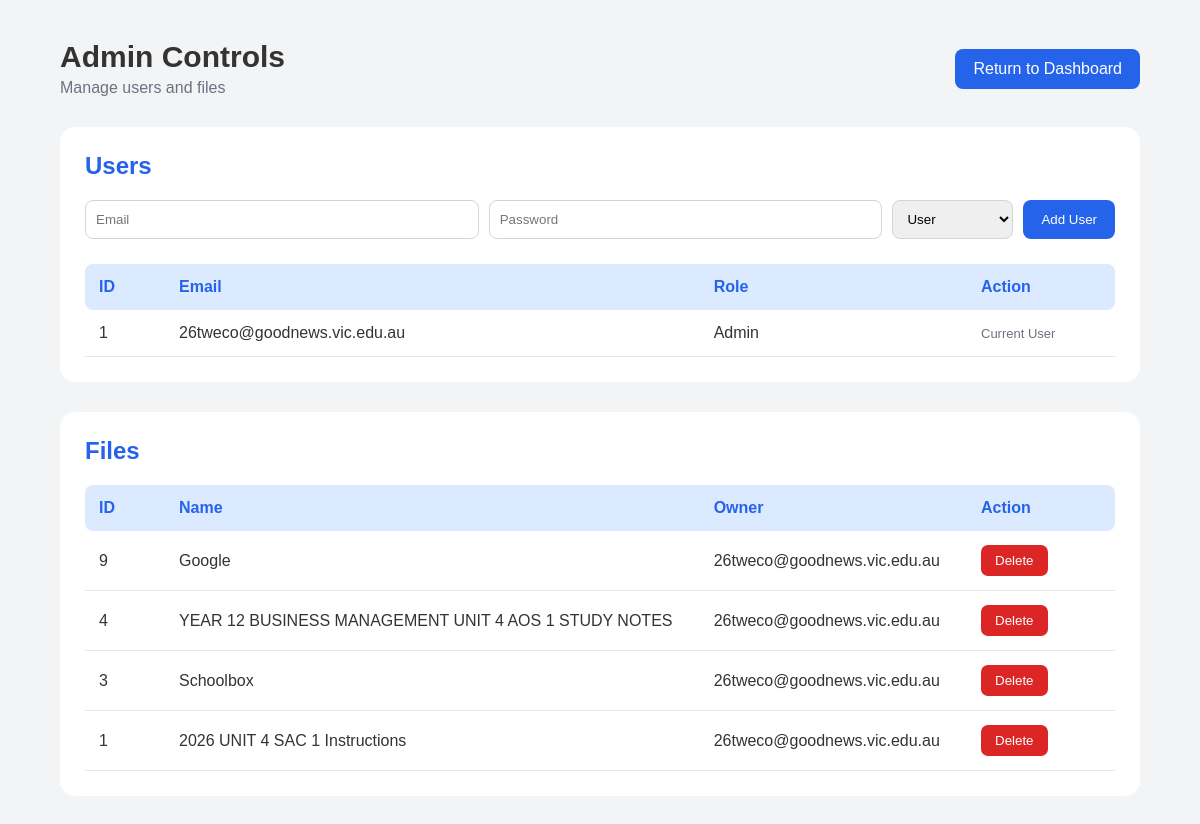
The page /admin (signed in) on the database as committed earlier.
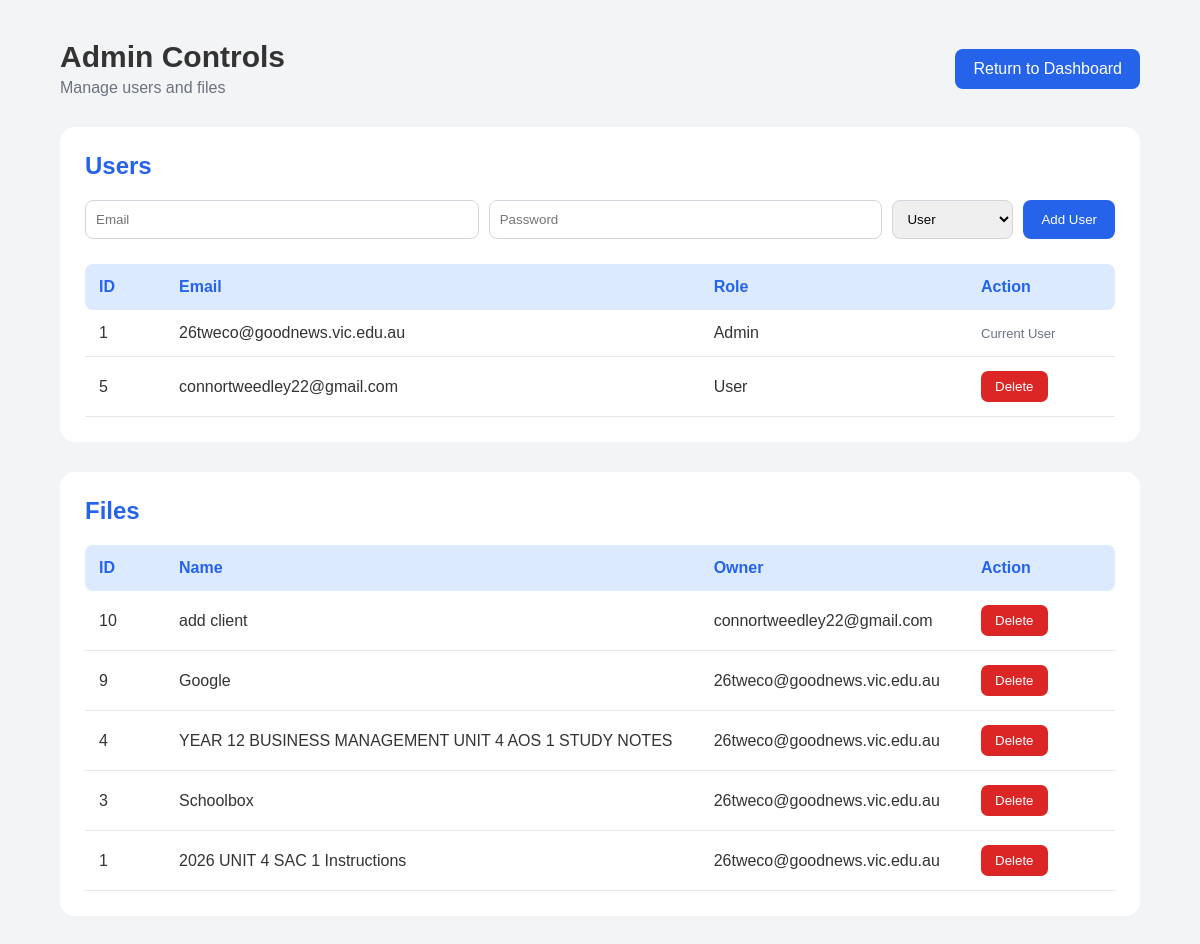
The same page on the database as committed later.
### tables this page shows
CREATE TABLE Users (

        UserID INTEGER PRIMARY KEY AUTOINCREMENT,

        Email TEXT UNIQUE NOT NULL,

        Password TEXT NOT NULL,

        Role TEXT NOT NULL DEFAULT 'User'

    );

CREATE TABLE Files (

        FileID INTEGER PRIMARY KEY AUTOINCREMENT,

        FileName TEXT NOT NULL,

        FileType TEXT NOT NULL,

        FileURL TEXT NOT NULL,

        FileOwner TEXT NOT NULL,

        LastAccessed TEXT NOT NULL,

        FileSize TEXT,

        IsPinned INTEGER DEFAULT 0

    );

### app.py (the view)
@app.route("/admin")
def admin():
    if "email" not in session:
        return redirect(url_for("login_page"))
    if session.get("role") != "Admin":
        return redirect(url_for("dashboard"))
    connection = sqlite3.connect(DATABASE)
    connection.row_factory = sqlite3.Row
    cursor = connection.cursor()
    cursor.execute("""
        SELECT UserID, Email, Role
        FROM Users
        ORDER BY UserID
    """)
    users = cursor.fetchall()
    cursor.execute("""
        SELECT *
        FROM Files
        ORDER BY FileID DESC
    """)
    files = cursor.fetchall()
    connection.close()
    return render_template(
        "admin.html",
        users=users,
        files=files
    )

### templates/admin.html (shortened to what this page needs)
<!DOCTYPE html>
<html lang="en">
<head>
    <link
        rel="stylesheet"
        href="{{ url_for('static', filename='css/admin.css') }}"
    >
</head>
<body>
<div class="admin-container">
    <header class="admin-header">
        <div>
            <h1>Admin Controls</h1>
            <p>
                Manage users and files
            </p>
        </div>
        <a
            href="{{ url_for('dashboard') }}"
            class="back-btn"
        >
            Return to Dashboard
        </a>
    </header>
    <section class="admin-section">
        <h2>Users</h2>
        <form
            action="{{ url_for('add_user') }}"
            method="POST"
            class="add-user-form"
        >
            <input
                type="email"
                name="email"
                placeholder="Email"
                required
            >
            <input
                type="password"
                name="password"
                placeholder="Password"
                required
            >
            <select
                name="role"
                required
            >
                <option value="User">
                    User
                </option>
            </select>
            <button type="submit">
                Add User
            </button>
        </form>
        <div class="admin-table">
            <div class="table-head users-grid">
                <div>ID</div>
                <div>Email</div>
                <div>Role</div>
                <div>Action</div>
            </div>
            {% for user in users %}
                <div class="table-row users-grid">
                    <div>
                        {{ user["UserID"] }}
                    </div>
                    <div>
                        {{ user["Email"] }}
                    </div>
                    <div>
                        {{ user["Role"] }}
                    </div>
                    <div>
                        {% if user["Email"] != session.get("email") %}
                            <form
                                action="{{ url_for('delete_user', user_id=user['UserID']) }}"
                                method="POST"
                            >
                                <button
                                    type="submit"
                                    class="delete-btn"
                                >
                                    Delete
                                </button>
                            </form>
                        {% else %}
                            <span class="current-user">
                                Current User
                            </span>
                        {% endif %}
                    </div>
                </div>
            {% endfor %}
        </div>
    </section>
    <section class="admin-section">
        <h2>Files</h2>
        <div class="admin-table">
            <div class="table-head files-grid">
                <div>ID</div>
                <div>Name</div>
                <div>Owner</div>
                <div>Action</div>
            </div>
            {% for file in files %}
                <div class="table-row files-grid">
                    <div>
                        {{ file["FileID"] }}
                    </div>
                    <div>
                        {{ file["FileName"] }}
                    </div>
                    <div>
                        {{ file["FileOwner"] }}
                    </div>
                    <div>
                        <form
                            action="{{ url_for('delete_file', file_id=file['FileID']) }}"
                            method="POST"
                        >
                            <button
                                type="submit"
                                class="delete-btn"
                            >
                                Delete
                            </button>
                        </form>
                    </div>
                </div>
            {% endfor %}
        </div>
    </section>
</div>
</body>
</html>

Rows that differ between the two databases and show on the page:
added Users: UserID "5", Email "connortweedley22@gmail.com", Role "User"
added Files: FileID "10", FileName "add client", FileOwner "connortweedley22@gmail.com"
